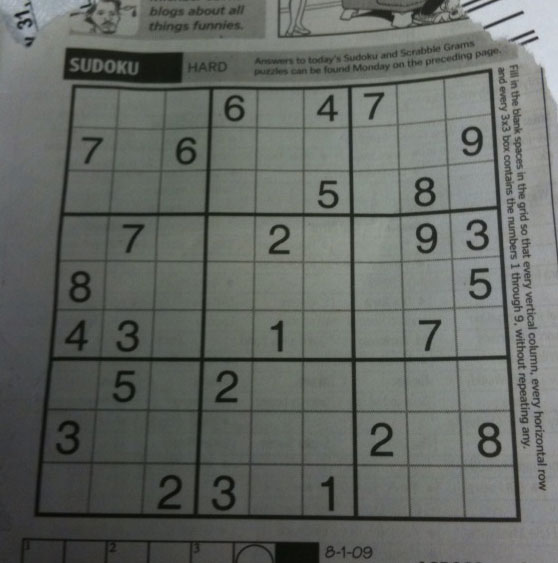
#> input picture vision/sudoku.jpg, 558 x 563 px, found by its file name
$ jupyter execute --allow-errors visday1.ipynb   (shell and % lines are left out)
#> lines starting #> are read from the running program, lines starting #| are printed output that depends on the picture; after the words box and inside, x2 and y2 are one past the last pixel; in counts of white or black regions, pixels touching at a corner belong together; pictures that were not available may be replaced by others from this repository, and a replacement may not be noted
[cell 1]
import sys
import cv2
import numpy as np
import random

from matplotlib import pyplot as plt

def imshow(tit, image) :
    plt.title(tit)
    if len(image.shape) == 3 :
        plt.imshow(cv2.cvtColor(image, cv2.COLOR_BGR2RGB))
    else :
        plt.imshow(image, cmap="gray")
    plt.show()

[cell 2]
def on_trackbar(pos):
    bsize = pos
    if bsize % 2 == 0: bsize = bsize - 1
    if bsize < 3: bsize = 3

    dst = cv2.adaptiveThreshold(src, 255, cv2.ADAPTIVE_THRESH_GAUSSIAN_C,
                               cv2.THRESH_BINARY, bsize, 5)

    cv2.imshow('dst', dst)


src = cv2.imread('sudoku.jpg', cv2.IMREAD_GRAYSCALE)
#> src: shape (563, 558); min 7, max 218, mean 102.4

if src is None:
    print('Image load failed!')
    sys.exit()

cv2.imshow('src', src)

cv2.namedWindow('dst')
cv2.createTrackbar('Block Size', 'dst', 0, 200, on_trackbar)
cv2.setTrackbarPos('Block Size', 'dst', 11)

cv2.waitKey()
cv2.destroyAllWindows()

[cell 3]
img = cv2.imread('sudoku.jpg', 0)
_, binary = cv2.threshold(img, 127, 255, cv2.THRESH_BINARY)
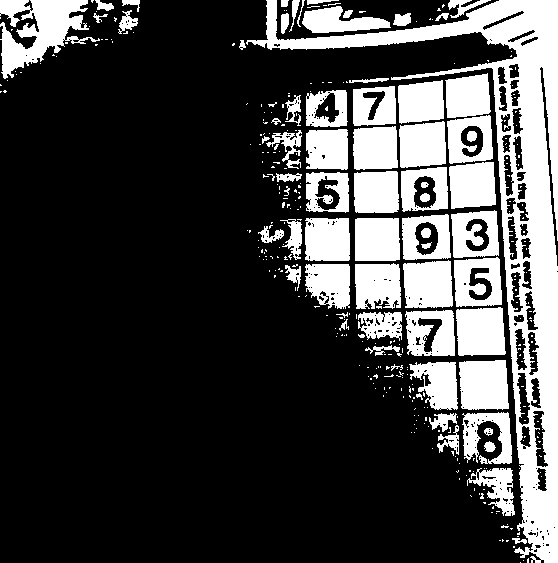
#> binary: shape (563, 558); 26% white; 351 white regions (281 under 20 px), largest, box (x1, y1, x2, y2) and area: (246, 0, 558, 563) 26722, (0, 0, 100, 79) 3842, (459, 360, 509, 410) 2280
imshow("", binary)

t, binary2 = cv2.threshold(img, 127, 255, cv2.THRESH_BINARY | cv2.THRESH_OTSU)
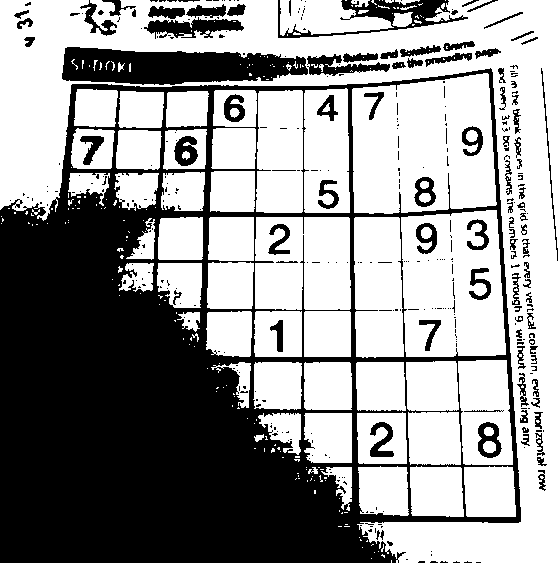
#> binary2: shape (563, 558); 59% white; 359 black regions (263 under 20 px), largest, box (x1, y1, x2, y2) and area: (0, 68, 521, 563) 105703, (62, 47, 308, 85) 6806, (278, 0, 468, 38) 2033
#> t = 97
print(t)
#| 97.0
imshow("", binary2)

[cell 4]
binary3 = cv2.adaptiveThreshold(img, 255, cv2.ADAPTIVE_THRESH_GAUSSIAN_C,
                               cv2.THRESH_BINARY, 11, 5)
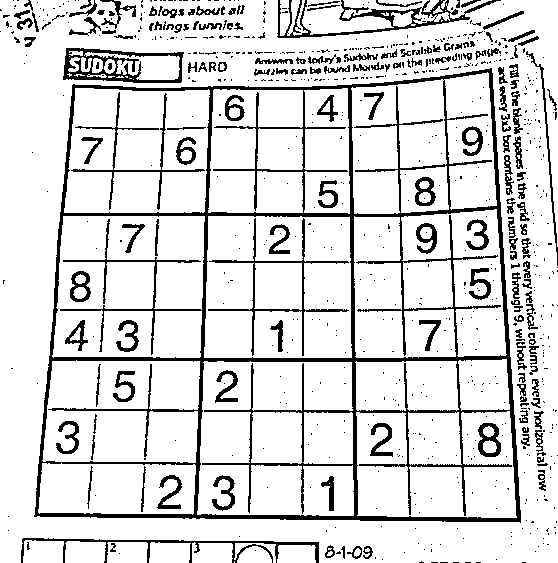
#> binary3: shape (563, 558); 85.6% white; 786 black regions (615 under 20 px), largest, box (x1, y1, x2, y2) and area: (34, 68, 521, 523) 21161, (277, 0, 501, 38) 1728, (63, 48, 184, 83) 1597

imshow("", binary3)

[cell 5]
img = cv2.imread('text.jpg', 0)
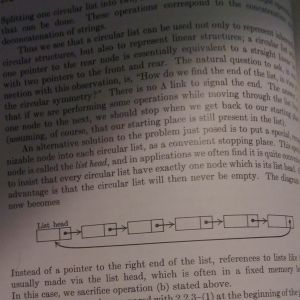
#> input picture vision/text.jpg, 300 x 300 px, found by its file name
#> img: shape (300, 300); min 9, max 171, mean 100.3
binary4 = cv2.adaptiveThreshold(img, 255, cv2.ADAPTIVE_THRESH_GAUSSIAN_C,
                               cv2.THRESH_BINARY, 11, 5)
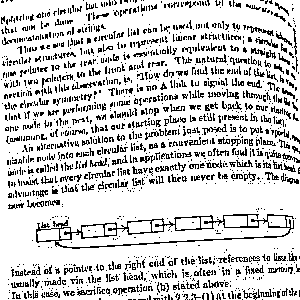
#> binary4: shape (300, 300); 81.2% white; black in thin lines or dots
imshow("", binary4)

[cell 6]
src = cv2.imread('207.png', cv2.IMREAD_GRAYSCALE)
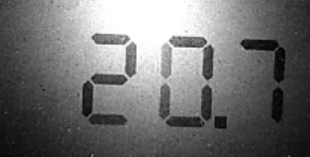
#> input picture vision/207.png, 310 x 157 px, found by its file name
#> src is the input picture: shape (157, 310); min 1, max 255, mean 112.4
imshow("", src)
src = cv2.GaussianBlur(src, (13, 13), 0)
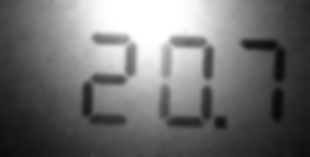
#> src: shape (157, 310); min 10, max 255, mean 112.4
dst = cv2.adaptiveThreshold(src, 255, cv2.ADAPTIVE_THRESH_GAUSSIAN_C,
          cv2.THRESH_BINARY | cv2.THRESH_BINARY_INV, 21, 5)
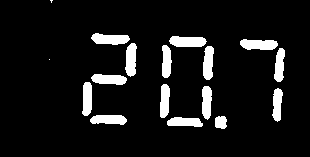
#> dst: shape (157, 310); 8.8% white; 17 white regions (2 under 20 px), largest, box (x1, y1, x2, y2) and area: (169, 36, 207, 47) 346, (91, 33, 130, 45) 339, (240, 39, 278, 50) 336
imshow('dst', dst)

[cell 7]
image = cv2.imread('circle.png',0)
#> (the rest of this cell did not finish here and is left out)

[cell 8]
img = cv2.imread('namecard.png', 0)
#> (the rest of this cell did not finish here and is left out)

[cell 9]
cap = cv2.VideoCapture("car-overhead-1.avi")  #tennis_ball.mp4

fgbg = cv2.createBackgroundSubtractorMOG2(varThreshold=100)

while(1):
    ret, frame = cap.read()
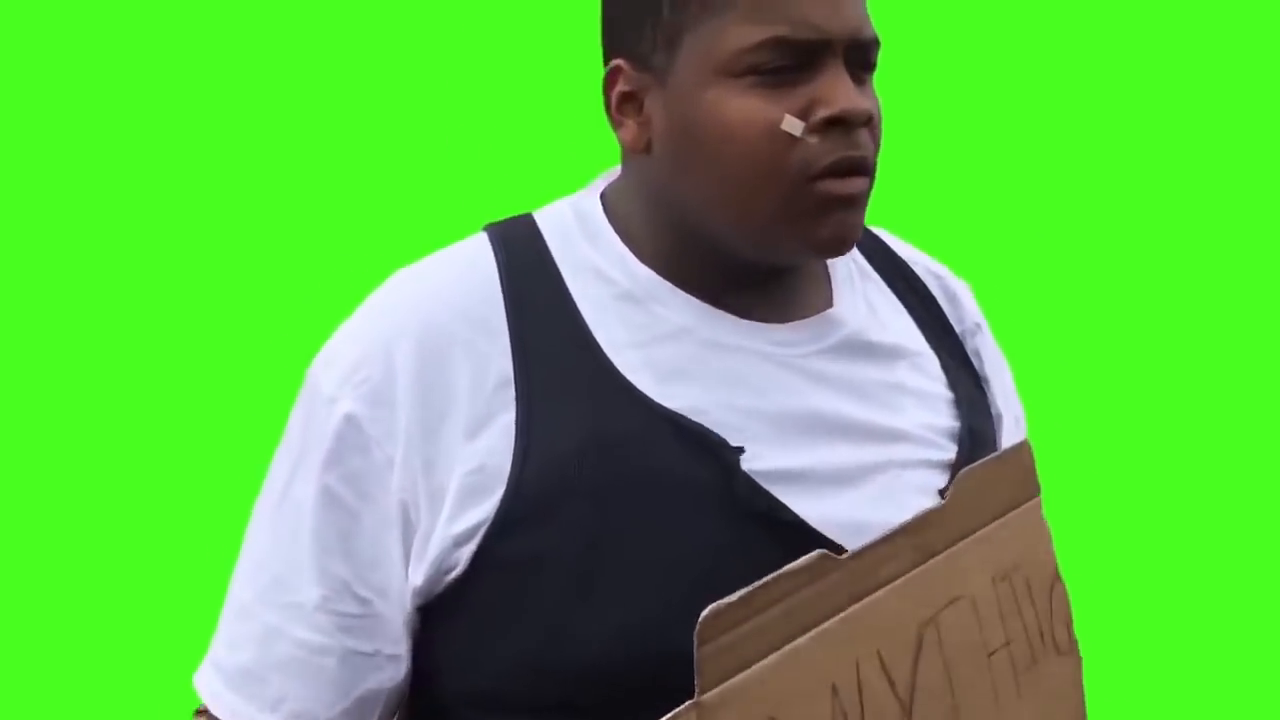
#> input picture frame 55 of Fat_Black_guy_Dancing.mp4, 1280 x 720 px, given in place of car-overhead-1.avi, which was not available
#> frame is the input picture: shape (720, 1280, 3); mean B, G, R 74, 188.2, 94.8

    fgmask = fgbg.apply(frame)
#> fgmask: shape (720, 1280); every value is 127

    cv2.imshow('mask',fgmask)
    cv2.imshow('src',frame)

    k = cv2.waitKey(30) & 0xff
#> (key Esc is pressed here)
    if k == 27:
        break

cap.release()
cv2.destroyAllWindows()
